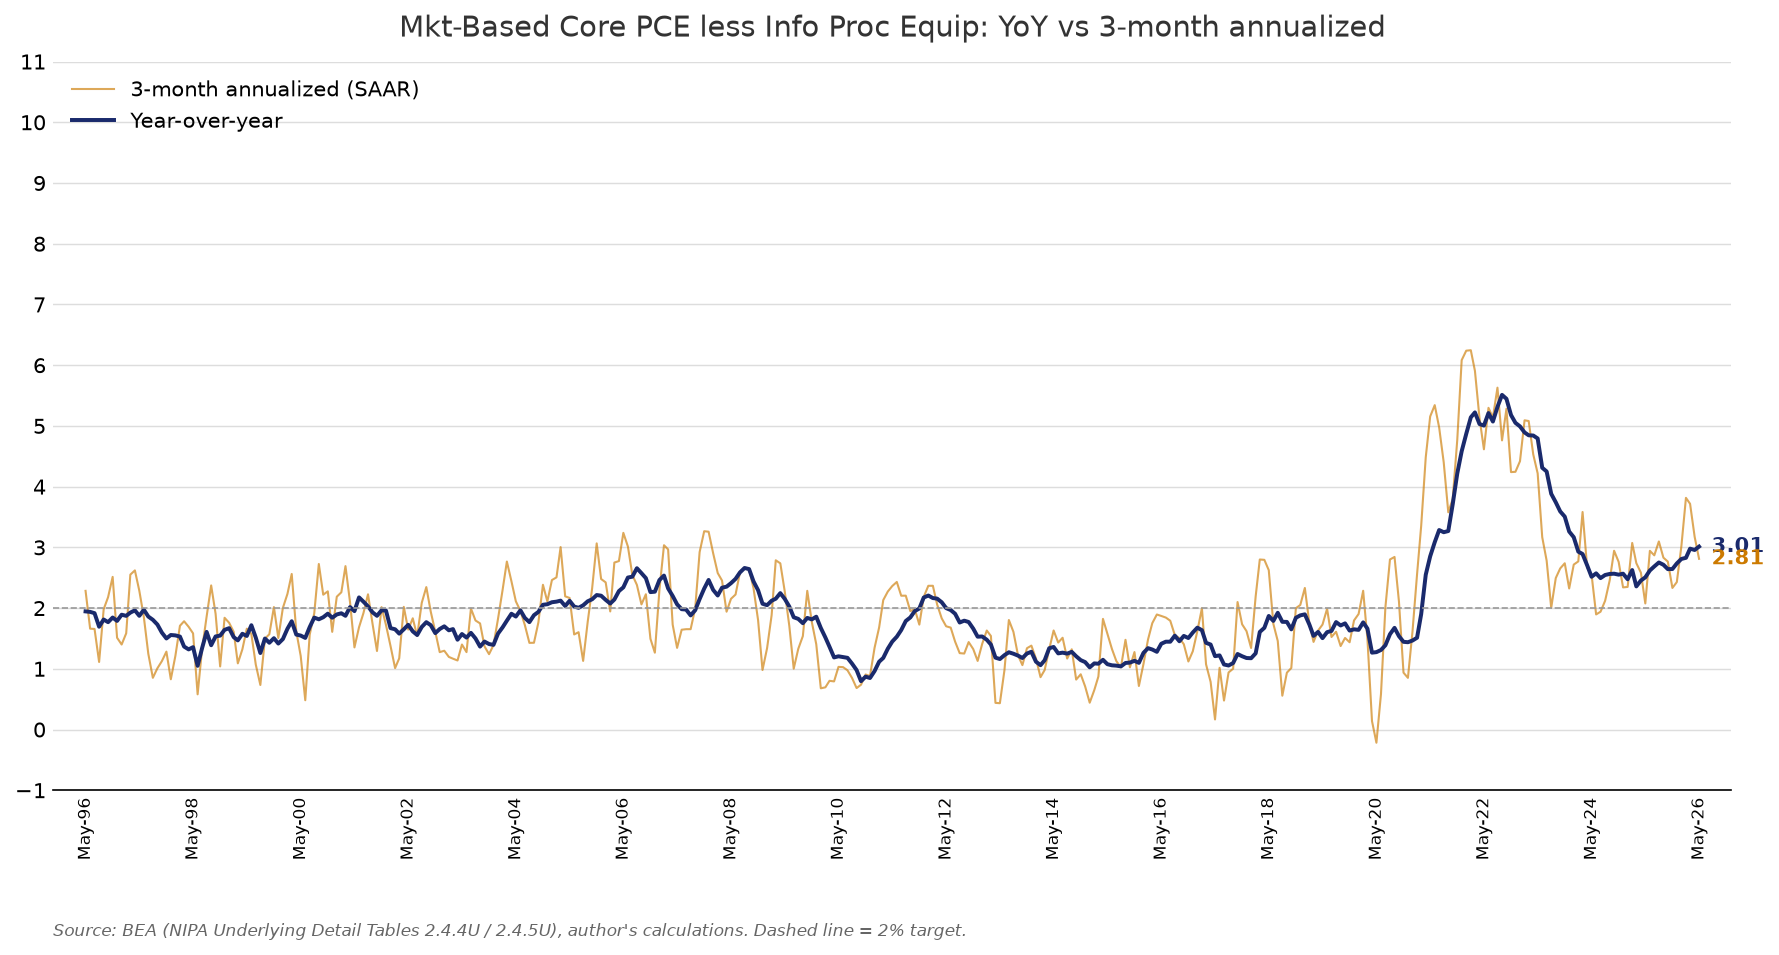

Source code (Python):
#!/usr/bin/env python3
"""
YoY vs 3-month annualized (SAAR) for market-based core PCE less info-proc equip.

Both views of the same Tornqvist-constructed index on one chart:
  - YoY:  P_t / P_t-12 - 1
  - 3m annualized:  (P_t / P_t-3)^4 - 1

Data: BEA NIPA Underlying Detail, monthly (2.4.4U prices / 2.4.5U nominal),
line 402 (market-based core PCE) less line 48 (info processing equipment).
Requires env var BEA_API_KEY.
"""
import os
import sys
import numpy as np
import pandas as pd
import requests
import matplotlib

matplotlib.use("Agg")
import matplotlib.pyplot as plt
from matplotlib.ticker import MultipleLocator

BASE = "https://apps.bea.gov/api/data"
MKT, IPE = "402", "48"
START = "1996-05-01"


def fetch(table, key):
    r = requests.get(BASE, params={
        "UserID": key, "method": "GetData", "datasetname": "NIUnderlyingDetail",
        "TableName": table, "Frequency": "M", "Year": "ALL", "ResultFormat": "JSON",
    }, timeout=60)
    r.raise_for_status()
    df = pd.DataFrame(r.json()["BEAAPI"]["Results"]["Data"])
    df["value"] = pd.to_numeric(df["DataValue"].str.replace(",", ""), errors="coerce")
    df["date"] = pd.to_datetime(df["TimePeriod"], format="%YM%m")
    return df


def line(df, ln):
    return df[df["LineNumber"] == ln].set_index("date")["value"].sort_index()


def remove_component(p_agg, n_agg, p_ipe, n_ipe):
    d = pd.DataFrame({"p_agg": p_agg, "n_agg": n_agg,
                      "p_ipe": p_ipe, "n_ipe": n_ipe}).dropna()
    share = d["n_ipe"] / d["n_agg"]
    avg_share = 0.5 * (share + share.shift(1))
    dln = (np.log(d["p_agg"]).diff() - avg_share * np.log(d["p_ipe"]).diff()) / (1 - avg_share)
    return np.exp(dln.fillna(0).cumsum()) * 100.0


def main():
    key = os.environ.get("BEA_API_KEY") or sys.exit("Set BEA_API_KEY.")
    px, nom = fetch("U20404", key), fetch("U20405", key)
    p = remove_component(line(px, MKT), line(nom, MKT), line(px, IPE), line(nom, IPE))

    yoy = ((p / p.shift(12) - 1) * 100.0)
    ann3 = ((p / p.shift(3)) ** 4 - 1) * 100.0
    yoy = yoy[yoy.index >= START].dropna()
    ann3 = ann3[ann3.index >= START].dropna()

    print(f"Latest {yoy.index[-1]:%b-%Y}:  YoY = {yoy.iloc[-1]:.2f}%   "
          f"3m annualized = {ann3.iloc[-1]:.2f}%")

    fig, ax = plt.subplots(figsize=(12, 6.5))
    ax.plot(ann3.index, ann3.values, color="#cc7a00", linewidth=1.0, alpha=0.65,
            label="3-month annualized (SAAR)")
    ax.plot(yoy.index, yoy.values, color="#1a2a6c", linewidth=1.9,
            label="Year-over-year")
    for s, c in [(yoy, "#1a2a6c"), (ann3, "#cc7a00")]:
        ax.annotate(f"{s.iloc[-1]:.2f}", xy=(s.index[-1], s.iloc[-1]),
                    xytext=(6, 0), textcoords="offset points",
                    va="center", fontsize=10, color=c, fontweight="bold")

    ax.set_title("Mkt-Based Core PCE less Info Proc Equip: YoY vs 3-month annualized",
                 fontsize=14, color="#333333", pad=12)
    ax.set_ylim(-1, 11)
    ax.yaxis.set_major_locator(MultipleLocator(1.0))
    ax.axhline(2.0, color="#999999", linewidth=0.8, linestyle="--")
    ax.grid(axis="y", color="#dddddd", linewidth=0.7)
    ax.set_axisbelow(True)
    for sp in ["top", "right", "left"]:
        ax.spines[sp].set_visible(False)
    ax.tick_params(length=0)
    ticks = pd.date_range(START, yoy.index[-1], freq="24MS")
    ax.set_xticks(ticks)
    ax.set_xticklabels([d.strftime("%b-%y") for d in ticks], rotation=90, fontsize=8)
    ax.margins(x=0.02)
    ax.legend(loc="upper left", fontsize=10, frameon=False)
    ax.text(0.0, -0.20,
            "Source: BEA (NIPA Underlying Detail Tables 2.4.4U / 2.4.5U), author's "
            "calculations. Dashed line = 2% target.",
            transform=ax.transAxes, fontsize=8, style="italic", color="#666666")

    fig.tight_layout()
    out = os.path.join(os.path.dirname(os.path.abspath(__file__)), "pce_yoy_vs_3m.png")
    fig.savefig(out, dpi=150, bbox_inches="tight")
    print("Saved", out)
    pd.DataFrame({"yoy": yoy, "ann_3m": ann3}).to_csv(
        os.path.join(os.path.dirname(os.path.abspath(__file__)), "pce_yoy_vs_3m.csv"))


if __name__ == "__main__":
    main()
